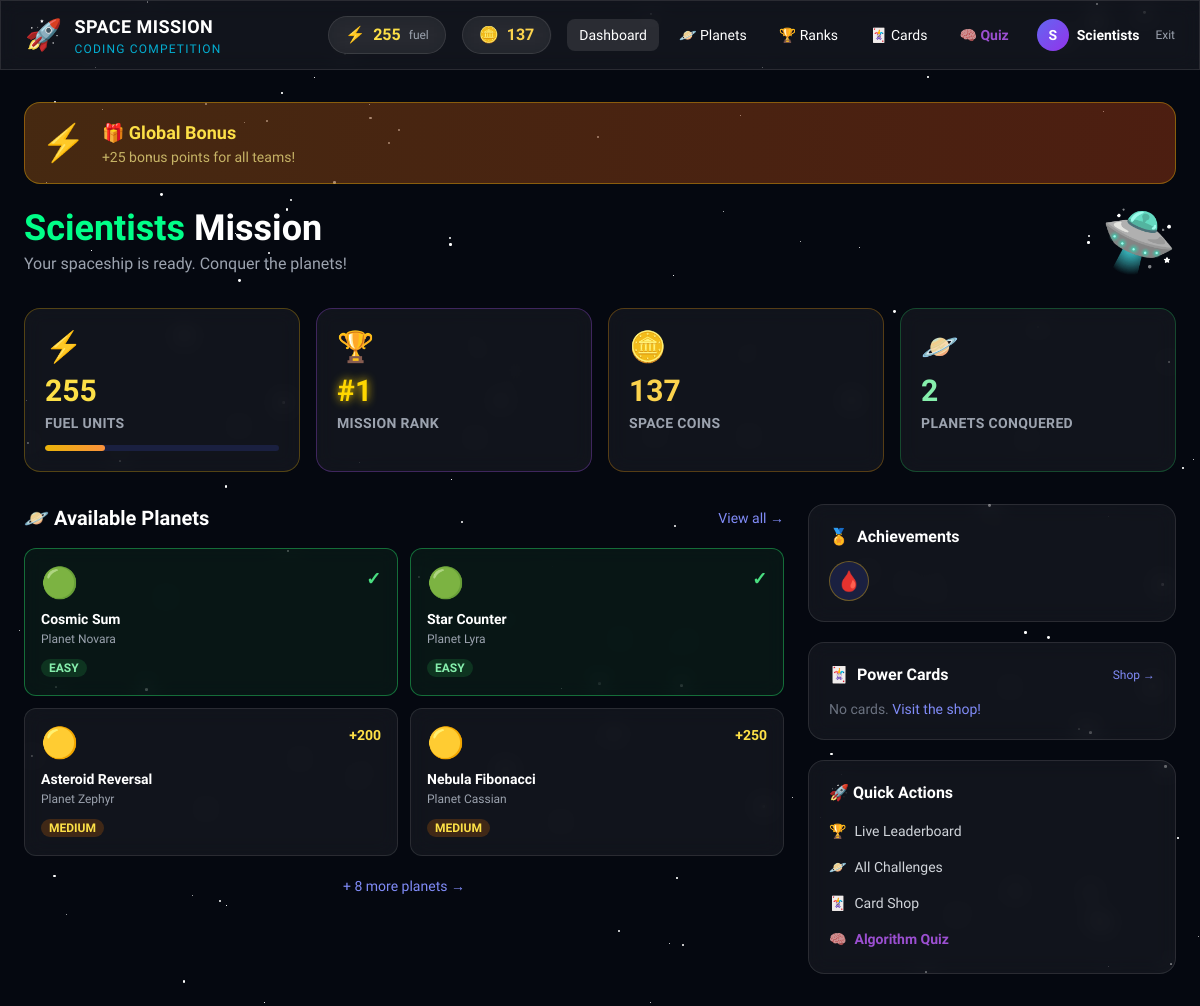
The page /dashboard (signed in) on the database its author committed.
### models.py (models this page shows)
class Team(Base):
    __tablename__ = "teams"
    id = Column(Integer, primary_key=True, index=True)
    name = Column(String(64), unique=True, nullable=False)
    password_hash = Column(String(128), nullable=False)
    score = Column(Integer, default=0, nullable=False)
    coins = Column(Integer, default=100, nullable=False)
    double_points_active = Column(Boolean, default=False)
    is_frozen = Column(Boolean, default=False)
    frozen_until = Column(DateTime, nullable=True)
    created_at = Column(DateTime, default=datetime.utcnow)
    submissions = relationship("Submission", back_populates="team")
    team_cards = relationship("TeamCard", back_populates="team")
    achievements = relationship("Achievement", back_populates="team")

class Event(Base):
    __tablename__ = "events"
    id = Column(Integer, primary_key=True, index=True)
    title = Column(String(128), nullable=False)
    description = Column(Text, nullable=True)
    event_type = Column(Enum(EventType), nullable=False)
    multiplier = Column(Float, default=1.0)
    bonus_points = Column(Integer, default=0)
    is_active = Column(Boolean, default=True)
    started_at = Column(DateTime, default=datetime.utcnow)
    ended_at = Column(DateTime, nullable=True)

class Challenge(Base):
    __tablename__ = "challenges"
    id = Column(Integer, primary_key=True, index=True)
    title = Column(String(128), nullable=False)
    planet_name = Column(String(64), nullable=False)
    description = Column(Text, nullable=False)
    difficulty = Column(String(16), nullable=False)  # easy / medium / hard
    points = Column(Integer, nullable=False)
    coins_reward = Column(Integer, default=10, nullable=False)
    examples = Column(Text, nullable=True)
    starter_code = Column(Text, nullable=True)
    is_active = Column(Boolean, default=True)
    order_index = Column(Integer, default=0)
    created_at = Column(DateTime, default=datetime.utcnow)
    submissions = relationship("Submission", back_populates="challenge")
    test_cases = relationship("TestCase", back_populates="challenge", order_by="TestCase.order_index")

class Achievement(Base):
    __tablename__ = "achievements"
    id = Column(Integer, primary_key=True, index=True)
    team_id = Column(Integer, ForeignKey("teams.id"), nullable=False)
    badge_name = Column(String(64), nullable=False)
    badge_icon = Column(String(8), default="🏆")
    description = Column(Text, nullable=True)
    earned_at = Column(DateTime, default=datetime.utcnow)
    team = relationship("Team", back_populates="achievements")

### routers/teams.py (the view)
@router.get("/dashboard", response_class=HTMLResponse)
async def dashboard(
    request: Request,
    team: Team = Depends(get_current_team),
    db: Session = Depends(get_db),
):
    if team.is_frozen and team.frozen_until and team.frozen_until < datetime.utcnow():
        team.is_frozen = False
        team.frozen_until = None
        db.commit()
    teams_above = db.query(Team).filter(Team.score > team.score).count()
    rank = teams_above + 1
    team_cards = (
        db.query(TeamCard)
        .filter(TeamCard.team_id == team.id, TeamCard.quantity > 0)
        .all()
    )
    achievements = db.query(Achievement).filter(Achievement.team_id == team.id).all()
    approved_ids = {
        s.challenge_id
        for s in db.query(Submission)
        .filter(Submission.team_id == team.id, Submission.status == SubmissionStatus.approved)
        .all()
    }
    challenges = db.query(Challenge).filter(Challenge.is_active == True).order_by(Challenge.order_index).all()
    active_event = db.query(Event).filter(Event.is_active == True).first()
    pending_count = (
        db.query(Submission)
        .filter(Submission.team_id == team.id, Submission.status == SubmissionStatus.pending)
        .count()
    )
    return templates.TemplateResponse(
        "dashboard.html",
        {
            "request": request,
            "team": team,
            "rank": rank,
            "team_cards": team_cards,
            "achievements": achievements,
            "challenges": challenges,
            "approved_ids": approved_ids,
            "active_event": active_event,
            "pending_count": pending_count,
        },
    )

### templates/dashboard.html (shortened to what this page needs)
{% extends "base.html" %}
{% block content %}
<div class="max-w-7xl mx-auto px-6 py-8" x-data="dashboard()" x-init="init()">
  {% if active_event %}
  <div class="mb-6 bg-gradient-to-r from-yellow-900/60 to-orange-900/60 border border-yellow-500/40 rounded-2xl p-4 flex items-center gap-4">
    <span class="text-4xl">⚡</span>
    <div>
      <div class="font-bold text-yellow-300 text-lg">{{ active_event.title }}</div>
      <div class="text-yellow-200/70 text-sm">{{ active_event.description }}</div>
    </div>
  </div>
  {% endif %}
  <div class="flex items-center justify-between mb-8">
    <div>
      <h1 class="text-4xl font-black text-white">
        <span class="text-neon-green">{{ team.name }}</span> Mission
      </h1>
      <p class="text-gray-400 mt-1">Your spaceship is ready. Conquer the planets!</p>
    </div>
    <div class="text-6xl rocket-float">🛸</div>
  </div>
  <div class="grid grid-cols-2 lg:grid-cols-4 gap-4 mb-8">
    <div class="glass rounded-2xl p-5 border border-yellow-500/30">
      <div class="text-3xl mb-2">⚡</div>
      <div class="text-3xl font-black text-yellow-300" id="score-display">{{ team.score }}</div>
      <div class="text-gray-400 text-sm font-semibold uppercase tracking-wide mt-1">Fuel Units</div>
      <div class="mt-3 h-1.5 bg-space-600 rounded-full overflow-hidden">
        <div class="h-full bg-gradient-to-r from-yellow-500 to-orange-400 rounded-full progress-bar"
             style="width: {{ [team.score / 10, 100] | min }}%"></div>
      </div>
    </div>
    <div class="glass rounded-2xl p-5 border border-purple-500/30">
      <div class="text-3xl mb-2">🏆</div>
      <div class="text-3xl font-black
        {% if rank == 1 %}rank-1{% elif rank == 2 %}rank-2{% elif rank == 3 %}rank-3{% else %}text-purple-300{% endif %}">
        #{{ rank }}
      </div>
      <div class="text-gray-400 text-sm font-semibold uppercase tracking-wide mt-1">Mission Rank</div>
    </div>
    <div class="glass rounded-2xl p-5 border border-amber-500/30">
      <div class="text-3xl mb-2">🪙</div>
      <div class="text-3xl font-black text-amber-300">{{ team.coins }}</div>
      <div class="text-gray-400 text-sm font-semibold uppercase tracking-wide mt-1">Space Coins</div>
    </div>
    <div class="glass rounded-2xl p-5 border border-green-500/30">
      <div class="text-3xl mb-2">🪐</div>
      <div class="text-3xl font-black text-green-300">{{ approved_ids | length }}</div>
      <div class="text-gray-400 text-sm font-semibold uppercase tracking-wide mt-1">Planets Conquered</div>
    </div>
  </div>
  <div class="grid grid-cols-1 lg:grid-cols-3 gap-6">
    <div class="lg:col-span-2">
      <div class="flex items-center justify-between mb-4">
        <h2 class="text-xl font-bold text-white">🪐 Available Planets</h2>
        <a href="/challenges" class="text-indigo-400 hover:text-indigo-300 text-sm transition">View all →</a>
      </div>
      <div class="grid grid-cols-1 sm:grid-cols-2 gap-3">
        {% for challenge in challenges[:4] %}
        {% set solved = challenge.id in approved_ids %}
        <a href="/challenge/{{ challenge.id }}"
           class="planet-card glass rounded-xl p-4 border transition-all duration-200
                  {% if solved %}border-green-500/50 bg-green-900/20
                  {% else %}border-white/10 hover:border-indigo-400/50{% endif %}
                  block">
          <div class="flex items-start justify-between">
            <div class="text-3xl mb-2">
              {% if challenge.difficulty == 'easy' %}🟢
              {% elif challenge.difficulty == 'medium' %}🟡
              {% else %}🔴{% endif %}
            </div>
            {% if solved %}
            <span class="text-green-400 font-bold text-lg">✓</span>
            {% else %}
            <span class="text-yellow-300 font-bold text-sm">+{{ challenge.points }}</span>
            {% endif %}
          </div>
          <div class="font-bold text-white text-sm">{{ challenge.title }}</div>
          <div class="text-gray-400 text-xs mt-0.5">{{ challenge.planet_name }}</div>
          <div class="mt-2">
            <span class="text-xs px-2 py-0.5 rounded-full font-semibold
              {% if challenge.difficulty == 'easy' %}bg-green-900/50 text-green-300
              {% elif challenge.difficulty == 'medium' %}bg-yellow-900/50 text-yellow-300
              {% else %}bg-red-900/50 text-red-300{% endif %}">
              {{ challenge.difficulty | upper }}
            </span>
          </div>
        </a>
        {% endfor %}
      </div>
      {% if challenges | length > 4 %}
      <a href="/challenges" class="mt-3 block text-center text-indigo-400 hover:text-indigo-300 text-sm py-2">
        + {{ challenges | length - 4 }} more planets →
      </a>
      {% endif %}
    </div>
    <div class="space-y-5">
      <div class="glass rounded-2xl p-5 border border-white/10">
        <h3 class="font-bold text-white mb-3 flex items-center gap-2">
          <span>🏅</span> Achievements
        </h3>
        {% if achievements %}
        <div class="flex flex-wrap gap-2">
          {% for ach in achievements %}
          <div class="group relative">
            <div class="w-10 h-10 rounded-full bg-space-600 border border-yellow-500/40 flex items-center justify-center text-xl cursor-help
                        hover:border-yellow-400 transition">
              {{ ach.badge_icon }}
            </div>
          </div>
          {% endfor %}
        </div>
        {% else %}
        <p class="text-gray-500 text-sm">No achievements yet. Keep solving! 💪</p>
        {% endif %}
      </div>
      <div class="glass rounded-2xl p-5 border border-white/10">
        <div class="flex items-center justify-between mb-3">
          <h3 class="font-bold text-white flex items-center gap-2"><span>🃏</span> Power Cards</h3>
          <a href="/cards/shop" class="text-indigo-400 hover:text-indigo-300 text-xs transition">Shop →</a>
        </div>
        {% if team_cards %}
        <div class="space-y-2">
          {% for tc in team_cards %}
          <div class="flex items-center justify-between bg-space-600/50 rounded-lg px-3 py-2">
            <div class="flex items-center gap-2">
              <span>{{ tc.card.icon }}</span>
              <span class="text-sm font-semibold">{{ tc.card.name }}</span>
            </div>
            <div class="flex items-center gap-2">
              <span class="text-xs bg-space-500 px-2 py-0.5 rounded-full text-gray-300">×{{ tc.quantity }}</span>
              <form method="post" action="/cards/use/{{ tc.id }}" class="inline">
                <button type="submit" class="text-xs bg-indigo-600 hover:bg-indigo-500 px-2 py-0.5 rounded transition">USE</button>
              </form>
            </div>
          </div>
          {% endfor %}
        </div>
        {% else %}
        <p class="text-gray-500 text-sm">No cards. <a href="/cards/shop" class="text-indigo-400">Visit the shop!</a></p>
        {% endif %}
      </div>
      <div class="glass rounded-2xl p-5 border border-white/10">
        <h3 class="font-bold text-white mb-3">🚀 Quick Actions</h3>
        <div class="space-y-2">
          <a href="/leaderboard" class="flex items-center gap-2 text-sm text-gray-300 hover:text-white transition py-1">
            <span>🏆</span> Live Leaderboard
          </a>
          <a href="/challenges" class="flex items-center gap-2 text-sm text-gray-300 hover:text-white transition py-1">
            <span>🪐</span> All Challenges
          </a>
          <a href="/cards/shop" class="flex items-center gap-2 text-sm text-gray-300 hover:text-white transition py-1">
            <span>🃏</span> Card Shop
          </a>
          <a href="/quiz" class="flex items-center gap-2 text-sm text-neon-purple/80 hover:text-neon-purple transition py-1 font-semibold">
            <span>🧠</span> Algorithm Quiz
          </a>
        </div>
      </div>
    </div>
  </div>
</div>
{% endblock %}

### templates/base.html (shortened to what this page needs)
<!DOCTYPE html>
<html lang="en" class="dark">
<head>
  <script src="https://cdn.tailwindcss.com"></script>
  <link rel="stylesheet" href="/static/space.css">
</head>
<body class="bg-space-900 text-white min-h-screen">
<div class="stars" aria-hidden="true"></div>
{% if team is defined and team %}
<nav class="relative z-10 glass border-b border-white/10 px-6 py-3">
  <div class="max-w-7xl mx-auto flex items-center justify-between">
    <a href="/dashboard" class="flex items-center gap-3">
      <span class="text-3xl rocket-float">🚀</span>
      <div>
        <div class="text-lg font-black text-white tracking-wide">SPACE MISSION</div>
        <div class="text-xs text-neon-blue/80 tracking-widest uppercase">Coding Competition</div>
      </div>
    </a>
    <div class="flex items-center gap-4">
      <div class="glass rounded-full px-4 py-1.5 flex items-center gap-2">
        <span class="text-yellow-400">⚡</span>
        <span class="font-bold text-yellow-300" id="nav-score">{{ team.score }}</span>
        <span class="text-gray-400 text-xs">fuel</span>
      </div>
      <div class="glass rounded-full px-4 py-1.5 flex items-center gap-2">
        <span>🪙</span>
        <span class="font-bold text-amber-300" id="nav-coins">{{ team.coins }}</span>
      </div>
      <div class="flex items-center gap-2 text-sm">
        <a href="/dashboard" class="px-3 py-1.5 rounded-lg hover:bg-white/10 transition {% if request.url.path == '/dashboard' %}bg-white/10{% endif %}">Dashboard</a>
        <a href="/challenges" class="px-3 py-1.5 rounded-lg hover:bg-white/10 transition {% if '/challenge' in request.url.path %}bg-white/10{% endif %}">🪐 Planets</a>
        <a href="/leaderboard" class="px-3 py-1.5 rounded-lg hover:bg-white/10 transition {% if request.url.path == '/leaderboard' %}bg-white/10{% endif %}">🏆 Ranks</a>
        <a href="/cards/shop" class="px-3 py-1.5 rounded-lg hover:bg-white/10 transition">🃏 Cards</a>
        <a href="/quiz" class="px-3 py-1.5 rounded-lg hover:bg-white/10 transition font-semibold {% if '/quiz' in request.url.path %}bg-neon-purple/20 text-neon-purple{% else %}text-neon-purple/80{% endif %}">🧠 Quiz</a>
      </div>
      <div class="flex items-center gap-2">
        <div class="w-8 h-8 rounded-full bg-gradient-to-br from-indigo-500 to-purple-600 flex items-center justify-center font-bold text-sm">
          {{ team.name[0].upper() }}
        </div>
        <span class="text-sm font-semibold">{{ team.name }}</span>
        <a href="/logout" class="text-gray-400 hover:text-red-400 transition text-xs ml-2">Exit</a>
      </div>
    </div>
  </div>
</nav>
{% endif %}
<main class="relative z-10">
  {% block content %}{% endblock %}
</main>
</body>
</html>

### static/space.css (style rules this page uses)
.stars { position: fixed; top: 0; left: 0; width: 100%; height: 100%; pointer-events: none; z-index: 0; overflow: hidden; }
.rocket-float { animation: float 3s ease-in-out infinite; }
.glass { background: rgba(255, 255, 255, 0.05); backdrop-filter: blur(10px); border: 1px solid rgba(255, 255, 255, 0.1); }
.progress-bar { animation: progress-glow 2s ease-in-out infinite; }
.rank-1 { color: #ffd700; text-shadow: 0 0 10px #ffd700; }

### templates/base.html (style rules this page uses)
body { font-family: 'Exo 2', sans-serif; background-color: #050810; }

### rows shown on the page
Team: score "255", coins "137", name "S", name "Scientists"
Event: title "🎁 Global Bonus", description "+25 bonus points for all teams!"
Challenge: title "Cosmic Sum", planet_name "Planet Novara", difficulty "EASY"
Challenge: title "Star Counter", planet_name "Planet Lyra", difficulty "EASY"
Challenge: points "200", title "Asteroid Reversal", planet_name "Planet Zephyr", difficulty "MEDIUM"
Challenge: points "250", title "Nebula Fibonacci", planet_name "Planet Cassian", difficulty "MEDIUM"
Achievement: badge_icon "🩸"

### other values the page prints
{{ rank }} "1"
{{ approved_ids | length }} "2"
{{ challenges | length - 4 }} "8"
